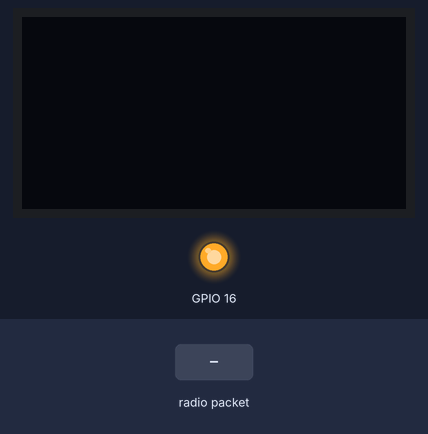
Bench run of a sketch on a simulated ESP32. Shown: 128×64 one-colour display, output pins drawn as LEDs (lit = HIGH). The inputs (shaded band) are chosen by the test bench. WiFi joins after 1.5 s; servers stay silent unless stated; no radio packets arrive unless stated; no MQTT or app messages arrive unless stated; what the sketch prints to the serial monitor is not drawn.

Above: at 4.7 s.
4.8 s: radio packet "1" arrives
At 5.1 s:
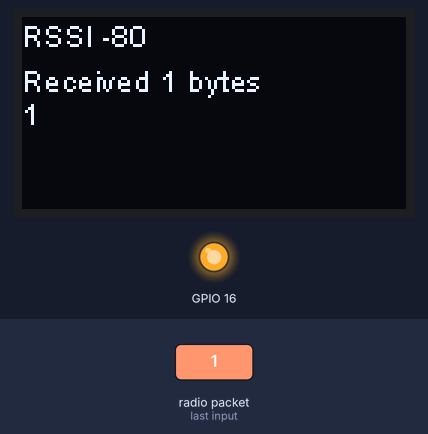
6.3 s: radio packet "5" arrives
At 7.1 s:
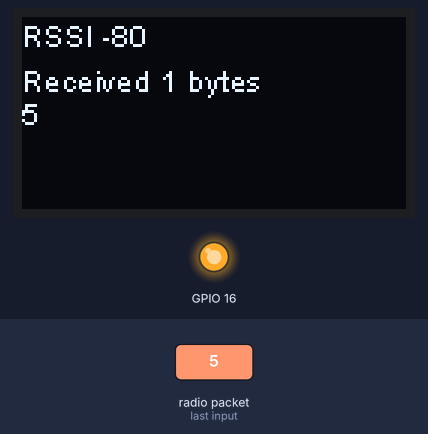
Timing chart, 0 to 9.3 s (numbered marks = the images above; inputs shaded):
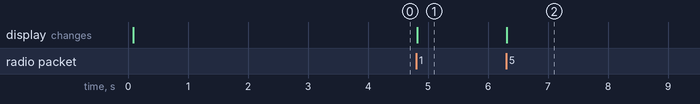

Measured:
- after the input at 4.8 s, the display: changes at once (image 1)
- after the input at 6.3 s, the display: changes at once (image 2)

The sketch:

OLED_LoRa_Reciver_Basic.ino
```cpp
#include <SPI.h>
#include <LoRa.h>
#include <Wire.h>
#include "SSD1306.h"
#include "images.h"
#include <ETH.h>
#include <WiFi.h>
#include <ESPmDNS.h>

#include <WiFiGeneric.h>
#include <WiFiMulti.h>
#include <WiFiType.h>
#include <WiFiUdp.h>
#include <PubSubClient.h>


#define SCK     5    // GPIO5  -- SX1278's SCK
#define MISO    19   // GPIO19 -- SX1278's MISO
#define MOSI    27   // GPIO27 -- SX1278's MOSI
#define SS      18   // GPIO18 -- SX1278's CS
#define RST     14   // GPIO14 -- SX1278's RESET
#define DI0     26   // GPIO26 -- SX1278's IRQ(Interrupt Request)
#define BAND    915E6

#define I2C_SDA                 21
#define I2C_SCL                 22

//SSD1306                         display(0x3c, 21, 22);

#define LED_PIN                 2

// nombres de topicos a los que nos suscribimos  (NUBE -> ESP32)
#define CANAL_SUSCRIPTOR_LED_INTERNO     "unlpam/ing/redes/ej001/led"      // 1=on, 0=off

// nombres de topicos a publicar (ESP32 -> NUBE)
#define TEMP_TOPIC    "unlpam/ing/redes/ej001/temp"
#define HUMI_TOPIC    "unlpam/ing/redes/ej001/humi"
#define PRES_TOPIC    "unlpam/ing/redes/ej001/pres"

const char*       ssid = "Lab_Redes";
const char*       password = "redes6405";

WiFiClient        espClient;
PubSubClient      pubSubClient(espClient);

//const char*       mqttServer = "broker.hivemq.com";
const char*       mqttServer = "broker.mqtt-dashboard.com";

const int         mqttPort = 1883;
const char*       mqttUser = "";
const char*       mqttPassword = "";

//------------------------------------------------------------------

int             relePin = 4;


//------------------------------------------------------------------

//------------------------------------------------------------------

void WiFiReset() {
    WiFi.persistent(false);
    WiFi.disconnect();
    WiFi.mode(WIFI_OFF);
    WiFi.mode(WIFI_STA);
}

//------------------------------------------------------------------

void setup_wifi()
{
int count=0;
WiFiReset();

WiFi.begin(ssid, password);

while (WiFi.status() != WL_CONNECTED)
  {
  Serial.print("Connecting WiFi to SSID: ");
  Serial.println(ssid);
  if (++count > 5) {
    Serial.println("WiFi RESET .... ");
    WiFi.disconnect(true); delay(1000);
    WiFi.mode(WIFI_OFF);   delay(1000);
    WiFi.mode(WIFI_STA);   delay(1000);
    WiFi.begin(ssid, password);
    count=0;
  }

  delay(1000);
  }
Serial.println("");
Serial.println("WiFi connected. ");
Serial.print("IP address: ");
Serial.println(WiFi.localIP());
}

//------------------------------------------------------------------
void fn_ReceivedCallback(char* topic, byte* payload, unsigned int length)
{
Serial.print("Message received: ");
Serial.println(topic);

Serial.print("payload: ");
for (int i = 0; i < length; i++)
  Serial.print((char)payload[i]);
Serial.println();

if ((char)payload[0] == '1')
  digitalWrite(LED_PIN, HIGH);
else
  digitalWrite(LED_PIN, LOW);
}

void setup_pubSub()
{
pubSubClient.setServer(mqttServer, mqttPort);
pubSubClient.setCallback(fn_ReceivedCallback);
}

//------------------------------------------------------------------

void fn_MQTTconnect()
{
while (!pubSubClient.connected())
  {
  Serial.print("MQTT connecting ...");
  String clientId = "ESP32Client";
//if (pubSubClient.connect("UNLPAM_FI_CLI_01", mqttUser, mqttPassword))
  if (pubSubClient.connect("UNLPAM_FI_CLI_01_Client"))
    {
    Serial.println("connected");
    pubSubClient.subscribe(CANAL_SUSCRIPTOR_LED_INTERNO);
    }
  else
    {
    Serial.print("Error, status code =");
    Serial.print(pubSubClient.state());
    Serial.println(" Probar de nuevo en 5 segundos");
    delay(5000);
    }
  }
}

//------------------------------------------------------------------

// basic OLED Setup
/*
void setup_display()  {
display.init();
display.setFont(ArialMT_Plain_16);
display.setTextAlignment(TEXT_ALIGN_LEFT);
display.flipScreenVertically();
display.setContrast(255);
}
*/

//------------------------------------------------------------------
/*
void show_simple_msg_on_oled(char *msg)  {
  display.clear();
  display.drawString(0, 0, msg);
  display.display();
}
*/
//------------------------------------------------------------------

/*
  show_simple_msg_on_oled("Init. WiFi...");
  setup_wifi();
  show_simple_msg_on_oled("Init. MQTT...");
  setup_pubSub();
  show_simple_msg_on_oled("Init. BME 280...");
 */
  //bme280Setup();
/*
  pinMode(LED_PIN, OUTPUT);
  pinMode(relePin, OUTPUT);
  digitalWrite(relePin, LOW);
  */


//------------------------------------------------------------------


//------------------------------------------------------------------

//------------------------------------------------------------------

/*void bme_values_to_oled(float temperature, float humidity, float pressure) {

char            msg[100];

display.clear();
snprintf (msg, 20, "Temp: %.1lf", temperature);
Serial.println(msg);
display.drawString(0, 0, msg);
//PODEMOS COMENTAR
snprintf (msg, 20, "Hum: %.1lf", humidity);
Serial.println(msg);
display.drawString(0, 20, msg);
snprintf (msg, 20, "Pres: %.0lf", pressure);
Serial.println(msg);
display.drawString(0, 40, msg);

display.display();
}
*/
//------------------------------------------------------------------

void bme_values_to_mqtt(float temperature, float pressure) {

char            msg[100];

snprintf (msg, 20, "%.1lf", temperature);
pubSubClient.publish(TEMP_TOPIC, msg);
snprintf (msg, 20, "%.0lf", pressure);
pubSubClient.publish(PRES_TOPIC, msg);
}


//------------------------------------------------------------------

SSD1306 display(0x3c, 21, 22);
String rssi = "RSSI --";
String packSize = "--";
String packet ;
float temperature=0.0, pressure=0.0;

void read_sender(float * temperature, float * pressure)
{
  /*int packetSize = LoRa.parsePacket();
  if (packetSize) {
    // received a packet
    Serial.print("Received packet '");

    // read packet
    while (LoRa.available()) {

      Serial.print((char)LoRa.read());
    }
    Serial.println();

  }
  */
  String sub_temperature=packet.substring(0,5);
  String sub_pressure = packet.substring(5,10);

  * temperature = sub_temperature.toFloat();
  * pressure = sub_pressure.toFloat();
  Serial.println("Temp");
  Serial.println("asdasd");


}


void loraData(){
  display.clear();
  display.setTextAlignment(TEXT_ALIGN_LEFT);
  display.setFont(ArialMT_Plain_10);
  display.drawString(0 , 15 , "Received "+ packSize + " bytes");
  display.drawStringMaxWidth(0 , 26 , 128, packet);
  display.drawString(0, 0, rssi);
  display.display();
}

void cbk(int packetSize) {
  packet ="";
  packSize = String(packetSize,DEC);
  for (int i = 0; i < packetSize; i++) { packet += (char) LoRa.read(); }
  rssi = "RSSI " + String(LoRa.packetRssi(), DEC) ;
  Serial.println(packet);
  loraData();

}

void setup() {
  pinMode(16,OUTPUT);
  digitalWrite(16, LOW);    // set GPIO16 low to reset OLED
  delay(50);
  digitalWrite(16, HIGH); // while OLED is running, must set GPIO16 in high、

  Serial.begin(9600);
  while (!Serial);
  Serial.println();
  Serial.println("LoRa Receiver Callback");
  SPI.begin(SCK,MISO,MOSI,SS);
  LoRa.setPins(SS,RST,DI0);
  if (!LoRa.begin(915E6)) {
    Serial.println("Starting LoRa failed!");
    while (1);
  }
  //LoRa.onReceive(cbk);
  LoRa.receive();
  Serial.println("init ok");
  display.init();
  display.flipScreenVertically();
  display.setFont(ArialMT_Plain_10);
  setup_wifi();
  setup_pubSub();
  delay(1500);
}

void loop() {


  int packetSize = LoRa.parsePacket();
  if (packetSize) {
    Serial.println("data received");
    cbk(packetSize);
    read_sender(&temperature,&pressure);
    if (!pubSubClient.connected()){
        fn_MQTTconnect();


   }
    pubSubClient.loop();

    bme_values_to_mqtt(temperature, pressure);
    }


  delay(10);
}
```

Source omitted: images.h (data table, 7245 bytes)
